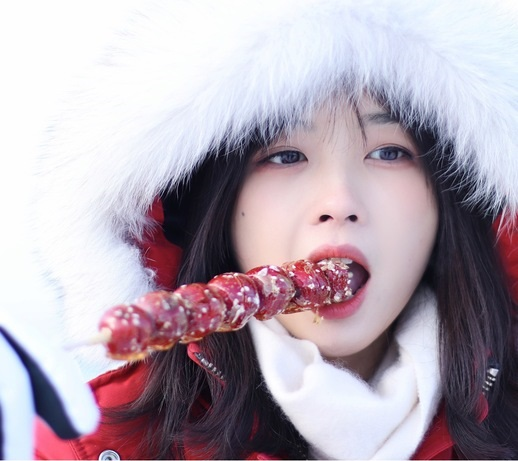
#> input picture img/bingbing_is_mine.jpg, 518 x 461 px
$ python chapter3.py
#> lines starting #> are read from the running program, lines starting #| are printed output that depends on the picture
import cv2

img = cv2.imread("img/bingbing_is_mine.jpg")
#> img is the input picture: shape (461, 518, 3); mean B, G, R 177.6, 166.5, 179.1

imgCropped = img[0:200, 200:400]
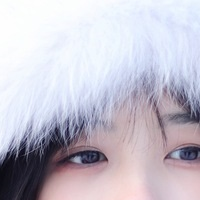
#> imgCropped: shape (200, 200, 3); mean B, G, R 204.3, 192, 196

cv2.imshow("imgBefore",img)
cv2.imshow("imgAfter",imgCropped)

cv2.waitKey(0)
cv2.destroyAllWindows()
